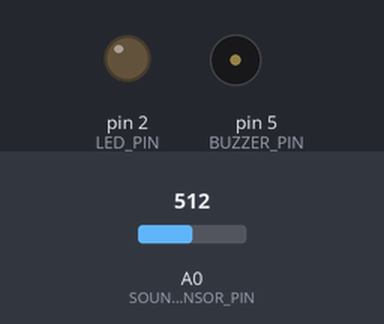
Bench run of a sketch on a simulated Arduino Uno, built with avr-gcc and run on an emulated ATmega328P. Parts: output pins drawn as LEDs (lit = HIGH), buzzer (waves = sounding, pin HIGH). The test bench sets the inputs (shaded band); at power-on: A0 (SOUND_SENSOR_PIN) = 512. What the sketch prints to the serial monitor is not drawn.

Above: at 2.5 s.
Timing chart, 0 to 6.6 s (numbered marks = the images above):
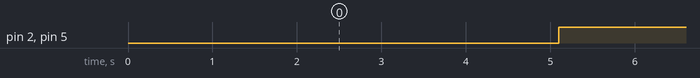

Measured:
- by itself, pin 2 (LED_PIN), pin 5 (BUZZER_PIN): alternates HIGH for 3.0 s and LOW for 2.1 s

The sketch:

ScreamSense.ino
```cpp
/*
  ScreamSense (Arduino Uno version)
  -----------------------------------
  Detects a loud, sustained sound (like a scream) using a sound sensor's
  analog output, then triggers an LED and buzzer alert. No WiFi.

  WIRING (Arduino Uno pin numbers):
    Sound sensor  AO  -> A0   (analog output pin)
    Sound sensor  VCC -> 5V
    Sound sensor  GND -> GND
    LED (+)       -> pin 2 (direct connection, no resistor)
    LED (-)       -> GND
    Buzzer (+)    -> pin 5
    Buzzer (-)    -> GND
*/

#define SOUND_SENSOR_PIN A0
#define LED_PIN           2
#define BUZZER_PIN        5

// Analog reading (0-1023) above which a sample counts as "loud".
// Tune this after watching real readings in Serial Monitor.
const int LOUD_THRESHOLD = 150; // adjust after testing -- baseline was ~25, this gives good margin

// How many consecutive loud samples (checked every SAMPLE_INTERVAL_MS)
// are needed before triggering the alert.
const int REQUIRED_LOUD_SAMPLES = 5;
const unsigned long SAMPLE_INTERVAL_MS = 20;

// How long (ms) the alert stays on once triggered
const unsigned long ALERT_DURATION_MS = 3000;

// Minimum time (ms) between two separate alerts
const unsigned long ALERT_COOLDOWN_MS = 5000;

unsigned long alertStartTime = 0;
unsigned long lastAlertTime  = 0;
unsigned long lastSampleTime = 0;
int consecutiveLoudSamples   = 0;
bool alertActive = false;

void setup() {
  Serial.begin(9600);
  pinMode(SOUND_SENSOR_PIN, INPUT);
  pinMode(LED_PIN, OUTPUT);
  pinMode(BUZZER_PIN, OUTPUT);
  digitalWrite(LED_PIN, LOW);
  digitalWrite(BUZZER_PIN, LOW);
  Serial.println("ScreamSense ready. Listening for loud sounds...");
}

void loop() {
  unsigned long now = millis();

  if (!alertActive && now - lastSampleTime >= SAMPLE_INTERVAL_MS) {
    lastSampleTime = now;
    int level = analogRead(SOUND_SENSOR_PIN); // 0-1023

    Serial.println(level); // comment out once calibrated, if you want quieter output

    if (level >= LOUD_THRESHOLD) {
      consecutiveLoudSamples++;
    } else {
      consecutiveLoudSamples = 0;
    }

    if (consecutiveLoudSamples >= REQUIRED_LOUD_SAMPLES) {
      if (now - lastAlertTime > ALERT_COOLDOWN_MS) {
        triggerAlert();
        lastAlertTime = now;
      }
      consecutiveLoudSamples = 0;
    }
  }

  if (alertActive && millis() - alertStartTime >= ALERT_DURATION_MS) {
    stopAlert();
  }
}

void triggerAlert() {
  Serial.println("Loud sound detected! Alert ON.");
  digitalWrite(LED_PIN, HIGH);
  digitalWrite(BUZZER_PIN, HIGH);
  alertActive = true;
  alertStartTime = millis();
}

void stopAlert() {
  digitalWrite(LED_PIN, LOW);
  digitalWrite(BUZZER_PIN, LOW);
  alertActive = false;
  Serial.println("Alert cleared.");
}
```
